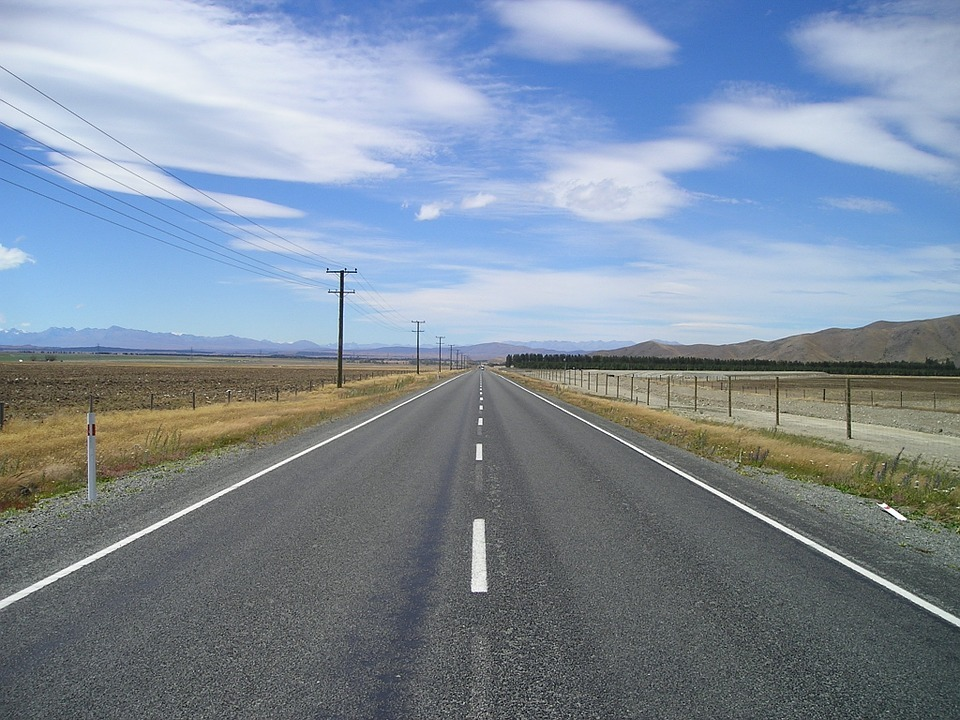
//> input picture etc/etcMH/Image_Processing/RoadLaneDetection_Project/sourceFile/road.jpeg, 960 x 720 px, given in place of project_test.mp4, which was not available
$ ./RoadDetection_HSV   (built with g++ and OpenCV 4)
//> lines starting //> are read from the running program, lines starting //| are printed output that depends on the picture; after the words box and inside, x2 and y2 are one past the last pixel; in counts of white or black regions, pixels touching at a corner belong together; pictures that were not available may be replaced by others from this repository, and a replacement may not be noted
#include <opencv2/opencv.hpp>
#include <opencv2/highgui/highgui.hpp>
#include <iostream>
#include <string>
#include <vector>

using namespace std;

class RoadDetector
{
private:
        double img_size, img_center;
        double left_m, right_m;
        cv::Point left_b, right_b;
        bool left_detect = false, right_detect = false;

        //사다리꼴 관심 영역 범위 계산을 위한 백분율
        double trap_bottom_width = 0.125;
        double trap_top_width = 0.45;
        double trap_height = 0.5;
public:
        cv::Mat filtering(cv::Mat img)
        {
            cv::Mat res, myROI;
            cv::UMat img_hsv;
            cv::UMat white_mask, white_image, yellow_mask, yellow_image;
            int threshHold = 128;

            img.copyTo(res);

            cv::Scalar lower_white = cv::Scalar(160,160,160);   //흰 차선
            cv::Scalar upper_white = cv::Scalar(255,255,255);
            cv::Scalar lower_yellow = cv::Scalar(10,100,100);   //노란 차선
            cv::Scalar upper_yellow = cv::Scalar(40,255,255);

            inRange(res, lower_white, upper_white, white_mask); // 지정값 이외에는 다 0으로 만들기
            cv::bitwise_and(res, res, white_image, white_mask); // mask 씌워진 부분만 출력

            cvtColor(res, img_hsv, cv::COLOR_BGR2HSV);

            inRange(img_hsv, lower_yellow, upper_yellow, yellow_mask);
            cv::bitwise_and(res, res, yellow_image, yellow_mask);

            cv::addWeighted(white_image, 1.0, yellow_image, 1.0, 0.0, res);

            cvtColor(res, res, cv::COLOR_BGR2GRAY);

            res = res * 1.2;

            return res;
        }

        cv::Mat limit_region(cv::Mat img_edges)
        {
            int width = img_edges.cols;
            int height = img_edges.rows;

            cv::Mat output;
            cv::Mat mask = cv::Mat::zeros(height, width, CV_8UC1);

            //관심 영역 정점 계산
            cv::Point points[4]{
                cv::Point((width * trap_bottom_width), height),
                cv::Point((width * trap_top_width), height * trap_height),
                cv::Point(width - (width * trap_top_width), height * trap_height),
                cv::Point(width - (width * trap_bottom_width), height)};

            cv::fillConvexPoly(mask, points, 4, cv::Scalar(255, 0, 0));
            cv::imshow("ROI", mask);

            cv::bitwise_and(img_edges, mask, output);

            return output;
        }

        vector<cv::Vec4i> houghLines(cv::Mat img_mask)
        {
            vector<cv::Vec4i> line;

            // 허프 변환, threshold: 라인 검출을 위한 최소 교차 수
            //          minLineLength: 직선의 최소 길이 (픽셀 단위)
            //          maxLineGap: 점들 사이 최대 거리 (이값보다 크면 다른 선으로 간주)
            cv::HoughLinesP(img_mask, line, 1, CV_PI/180, 20,10,5);
            // cv::HoughLines(img_mask, line, 1, CV_PI/180, 100);
            return line;
        }

        vector<vector<cv::Vec4i>> separateLine(cv::Mat img_edges, vector<cv::Vec4i> lines)
        {
            vector<vector<cv::Vec4i>> output(2);
            cv::Point p1, p2;
            vector<double> slopes;
            vector<cv::Vec4i> selected_lines, left_lines, right_lines;
            double slope_thresh = 0.3;

            for (int i=0; i < lines.size(); i++){
                cv::Vec4i line = lines[i];
                p1 = cv::Point(line[0], line[1]);
                p2 = cv::Point(line[2], line[3]);

                double slope;
                if (p2.x - p1.x == 0)
                    slope = 999.0;
                else
                    slope = (p2.y - p1.y) / (double)(p2.x - p1.x);

                if (abs(slope) > slope_thresh)
                {
                    slopes.push_back(slope);
                    selected_lines.push_back(line);
                }
            }

            img_center = (double)(img_edges.cols / 2);

            for (int i = 0; i < selected_lines.size(); i++){
                p1 = cv::Point(selected_lines[i][0], selected_lines[i][1]);
                p2 = cv::Point(selected_lines[i][2], selected_lines[i][3]);

                if (slopes[i] > 0 && p1.x > img_center && p2.x > img_center){
                    right_lines.push_back(selected_lines[i]);
                    right_detect = true;
                }
                else if (slopes[i] < 0 && p1.x < img_center && p2.x < img_center)
                {
                    left_lines.push_back(selected_lines[i]);
                    left_detect = true;
                }
            }

            output[0] = right_lines;
            output[1] = left_lines;
            return output;
        }
        vector<cv::Point> regression(vector<vector<cv::Vec4i>> separated_lines, cv::Mat img_input)
        {
            // 선형 회귀를 통해 적합한 선 찾기
            vector<cv::Point> output(4);
            cv::Point p1, p2, p3, p4;
            cv::Vec4d left_line, right_line;
            vector<cv::Point> left_pts, right_pts;

            if(right_detect){
                for (auto i : separated_lines[0]){
                    p1 = cv::Point(i[0], i[1]);
                    p2 = cv::Point(i[2], i[3]);

                    right_pts.push_back(p1);
                    right_pts.push_back(p2);
                }

                if (right_pts.size() > 0){
                    cv::fitLine(right_pts, right_line, cv::DIST_L2, 0, 0.01, 0.01);
                    right_m = right_line[1] / right_line[0];
                    right_b = cv::Point(right_line[2], right_line[3]);
                }
            }

            if(left_detect){
                for (auto j : separated_lines[1]){
                    p3 = cv::Point(j[0], j[1]);
                    p4 = cv::Point(j[2], j[3]);

                    left_pts.push_back(p3);
                    left_pts.push_back(p4);
                }

                if (left_pts.size() > 0){
                    cv::fitLine(left_pts, left_line, cv::DIST_L2, 0, 0.01, 0.01);
                    left_m = left_line[1] / left_line[0];
                    left_b = cv::Point(left_line[2], left_line[3]);
                }
            }

            // 각각의 두점 계산
            int y1 = img_input.rows;
            int y2 = img_input.rows / 1.5;

            double right_x1 = ((y1 - right_b.y) / right_m ) + right_b.x;
            double right_x2 = ((y2 - right_b.y) / right_m ) + right_b.x;

            double left_x1 = ((y1 - left_b.y) / left_m ) + left_b.x;
            double left_x2 = ((y2 - left_b.y) / left_m ) + left_b.x;

            output[0] = cv::Point(right_x1, y1);
            output[1] = cv::Point(right_x2, y2);
            output[2] = cv::Point(left_x1, y1);
            output[3] = cv::Point(left_x2, y2);

            return output;
        }
        cv::Mat drawLine(cv::Mat img_input, vector<cv::Point> lane)
        {
            //내부 다각형 그리는 함수
            vector<cv::Point> poly_points;
            cv::Mat output;

            img_input.copyTo(output);
            poly_points.push_back(lane[2]);
            poly_points.push_back(lane[0]);
            poly_points.push_back(lane[1]);
            poly_points.push_back(lane[3]);

            cv::fillConvexPoly(output, poly_points, cv::Scalar(255, 144, 30), cv::LINE_AA, 0);
            cv::addWeighted(output, 0.3, img_input, 0.7, 0, img_input); //영상 합치기

            cv::line(img_input, lane[0], lane[1], cv::Scalar(50,204,255), 2, cv::LINE_AA);
            cv::line(img_input, lane[2], lane[3], cv::Scalar(50,204,255), 2, cv::LINE_AA);

            return img_input;
        }

};

int main()
{
    RoadDetector RLD;
    cv::Mat frame, img_filter, img_edges, img_mask, img_lines, img_result;
    vector<cv::Vec4i> lines;
    vector<vector<cv::Vec4i>> separated_lines;
    vector<cv::Point> lane;
    string dir;

    cv::VideoCapture video("project_test.mp4");
    if(!video.isOpened()){
        cout << "ERROR!!: can not OPEN video..." << endl;
        return -1;
    }

    // [4 lines of commented-out code are left out]

    while (1)
    {
        video >> frame;
//> frame is the input picture: 720 rows x 960 cols, CV_8UC3; mean B, G, R 156.9, 141.4, 127.9
        if (frame.empty()){
        cout << "ERROR!!: can not READ video..." << endl;
        return -1;
        }

        resize(frame, frame, cv::Size(480, 360));
//> frame: 360 rows x 480 cols, CV_8UC3
        cv::imshow("Original Frame", frame);

        // 흰색, 노란색 차선만 필터링
        img_filter = RLD.filtering(frame);
//> in filtering, `inRange(res, lower_white, upper_white, white_mask);`:
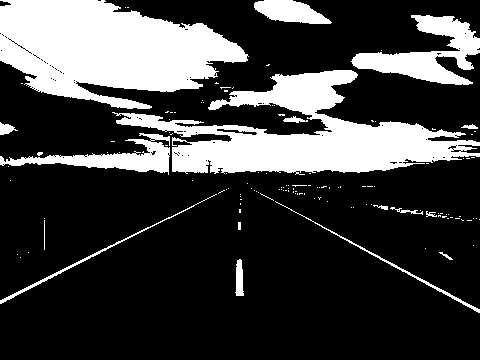
//> white_mask: 360 rows x 480 cols, CV_8UC1; 24.9% white; 131 white regions (114 under 20 px), largest, box (x1, y1, x2, y2) and area: (0, 0, 249, 109) 17606, (112, 70, 480, 175) 15851, (351, 15, 480, 85) 3868
//> in filtering, `cv::bitwise_and(res, res, white_image, white_mask);`:
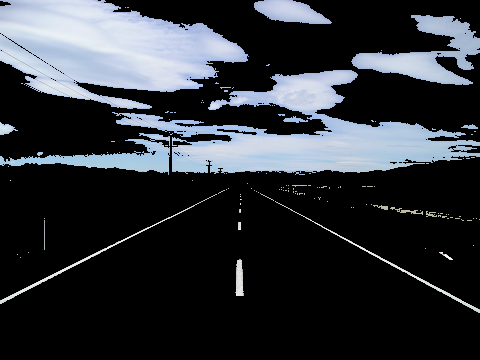
//> white_image: 360 rows x 480 cols, CV_8UC3; mean B, G, R 56.8, 51.3, 47.4
//> in filtering, `cvtColor(res, img_hsv, cv::COLOR_BGR2HSV);`: img_hsv: 360 rows x 480 cols, CV_8UC3; mean H, S, V 91.3, 54, 162.2
//> in filtering, `inRange(img_hsv, lower_yellow, upper_yellow, yellow_mask);`: yellow_mask: 360 rows x 480 cols, CV_8UC1; 3% white; 137 white regions (129 under 20 px), largest, box (x1, y1, x2, y2) and area: (47, 192, 187, 236) 2250, (0, 202, 44, 244) 1145, (282, 196, 379, 229) 663
        cv::imshow("After filtering to HSV, GrayScale", img_filter);
        // GrayScale 변환
        // cv::cvtColor(img_filter, img_filter, cv::COLOR_BGR2GRAY);
        // cv::imshow("After filtering to GrayScale", img_filter);
        // Canny Edge Detection으로 에지 추출
        cv::Canny(img_filter, img_edges, 50, 150);
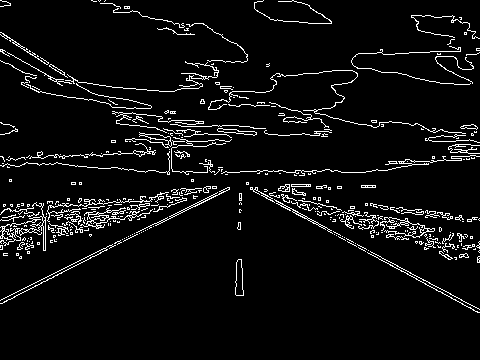
//> img_edges: 360 rows x 480 cols, CV_8UC1; 5.8% white in thin lines or dots, all inside (x1, y1, x2, y2) = (0, 0, 480, 313)
        cv::imshow("After Canny Edge Detection", img_edges);
        // 바닥의 차선 검출을 위한 관심 영역
        img_mask = RLD.limit_region(img_edges);
//> in limit_region, `cv::fillConvexPoly(mask, points, 4, cv::Scalar(255, 0, 0));`:
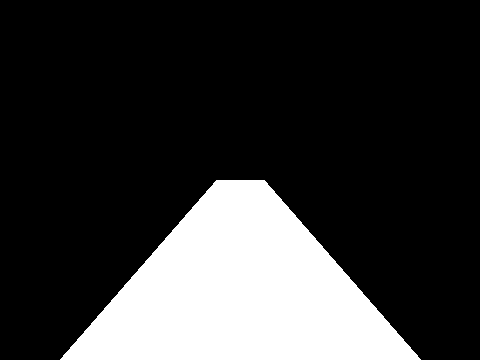
//> mask: 360 rows x 480 cols, CV_8UC1; 21.4% white; 1 white region, box (x1, y1, x2, y2) and area: (60, 180, 421, 360) 36900
//> in limit_region, `cv::bitwise_and(img_edges, mask, output);`:
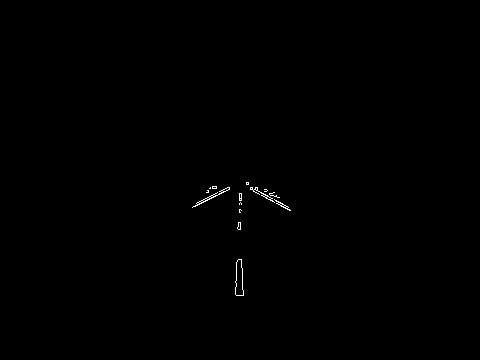
//> output: 360 rows x 480 cols, CV_8UC1; 0.22% white in thin lines or dots, all inside (x1, y1, x2, y2) = (192, 182, 291, 296)
        cv::imshow("After ROI processing", img_mask);
        // Hough 변환, 직선 성분 추출 (vector는 imshow가 안됨)
        lines = RLD.houghLines(img_mask);
//> in houghLines, `cv::HoughLinesP(img_mask, line, 1, CV_PI/180, 20,10,5);`: line = 9 lines (x1, y1, x2, y2), first 8: [242, 268, 242, 282], [250, 187, 287, 206], [197, 202, 228, 187], [193, 206, 229, 188], [235, 294, 237, 260], [250, 189, 289, 209], [239, 193, 239, 212], [195, 206, 229, 189]
//> lines = 9 items, first 8: [242, 268, 242, 282], [250, 187, 287, 206], [197, 202, 228, 187], [193, 206, 229, 188], [235, 294, 237, 260], [250, 189, 289, 209], [239, 193, 239, 212], [195, 206, 229, 189]


        if (lines.size() > 0){
            separated_lines = RLD.separateLine(img_mask, lines);
//> the loop in separateLine, `for (int i=0; i < lines.size(); i++)` made 9 passes
//> (p1, p2, slope) on passes 2, 3, 4, 5, 6, 8: (Point(250, 187), Point(287, 206), 0.514), (Point(197, 202), Point(228, 187), -0.484), (Point(193, 206), Point(229, 188), -0.5), (Point(235, 294), Point(237, 260), -17), (Point(250, 189), Point(289, 209), 0.513), (Point(195, 206), Point(229, 189), -0.5)
//> (p1, p2) on passes 1, 7, 9: (Point(242, 268), Point(242, 282)), (Point(239, 193), Point(239, 212)), (Point(241, 210), Point(241, 194))
//> the loop in separateLine, `for (int i = 0; i < selected_lines.size(); i++)` made 9 passes
//> separated_lines = 2 items
            lane = RLD.regression(separated_lines, frame);
//> the loop in regression, `for (auto i : separated_lines[0])` made 4 passes
//> in regression, `cv::fitLine(right_pts, right_line, cv::DIST_L2, 0, 0.01, 0.01);`: right_line = [0.211, -0.978, 255.2, 218.1]
//> in regression, `right_m = right_line[1] / right_line[0];`: right_m = -4.64
//> in regression, `right_b = cv::Point(right_line[2], right_line[3]);`: right_b = Point(255, 218)
//> the loop in regression, `for (auto j : separated_lines[1])` made 4 passes
//> in regression, `cv::fitLine(left_pts, left_line, cv::DIST_L2, 0, 0.01, 0.01);`: left_line = [0.229, 0.973, 217.9, 216.5]
//> in regression, `left_m = left_line[1] / left_line[0];`: left_m = 4.24
//> in regression, `left_b = cv::Point(left_line[2], left_line[3]);`: left_b = Point(217, 216)
//> in regression, `double right_x1 = ((y1 - right_b.y) / right_m ) + right_b.x;`: right_x1 = 224.4
//> in regression, `double right_x2 = ((y2 - right_b.y) / right_m ) + right_b.x;`: right_x2 = 250.3
//> in regression, `double left_x1 = ((y1 - left_b.y) / left_m ) + left_b.x;`: left_x1 = 250.9
//> in regression, `double left_x2 = ((y2 - left_b.y) / left_m ) + left_b.x;`: left_x2 = 222.7
//> in regression, `output[0] = cv::Point(right_x1, y1);`: output = 4 Points (x, y): [224, 360], [0, 0], [0, 0], [0, 0]
//> in regression, `output[1] = cv::Point(right_x2, y2);`: output = 4 Points (x, y): [224, 360], [250, 240], [0, 0], [0, 0]
//> in regression, `output[2] = cv::Point(left_x1, y1);`: output = 4 Points (x, y): [224, 360], [250, 240], [250, 360], [0, 0]
//> in regression, `output[3] = cv::Point(left_x2, y2);`: output = 4 Points (x, y): [224, 360], [250, 240], [250, 360], [222, 240]
//> lane has the same summary as output in regression
            img_result = RLD.drawLine(frame, lane);
//> in drawLine, `poly_points.push_back(lane[2]);`: poly_points = 1 Point (x, y): [250, 360]
//> in drawLine, `poly_points.push_back(lane[0]);`: poly_points = 2 Points (x, y): [250, 360], [224, 360]
//> in drawLine, `poly_points.push_back(lane[1]);`: poly_points = 3 Points (x, y): [250, 360], [224, 360], [250, 240]
//> in drawLine, `poly_points.push_back(lane[3]);`: poly_points = 4 Points (x, y): [250, 360], [224, 360], [250, 240], [222, 240]
//> in drawLine, `cv::fillConvexPoly(output, poly_points, cv::Scalar(255, 144, 30), cv::..`:
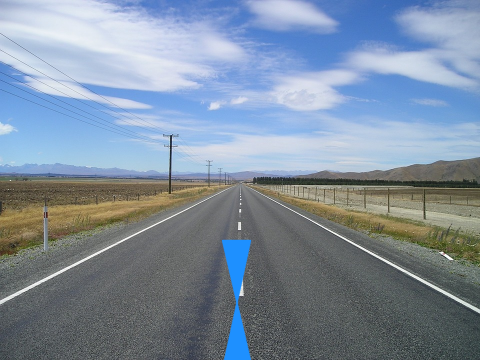
//> output: 360 rows x 480 cols, CV_8UC3; mean B, G, R 158.5, 141.9, 127.2
//> in drawLine, `cv::line(img_input, lane[2], lane[3], cv::Scalar(50,204,255), 2, cv::L..`:
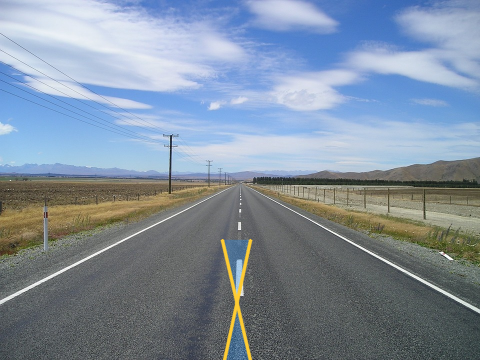
//> img_input: 360 rows x 480 cols, CV_8UC3; mean B, G, R 157.1, 142.1, 128.5
            cv::imshow("After Drawing Line", img_result);
        }
        // cv::imshow("img_filter", img_filter);


        if (cv::waitKey(30) == 27) { break; }
//> the Esc key is pressed
    }
    video.release();
    return 0;

}
